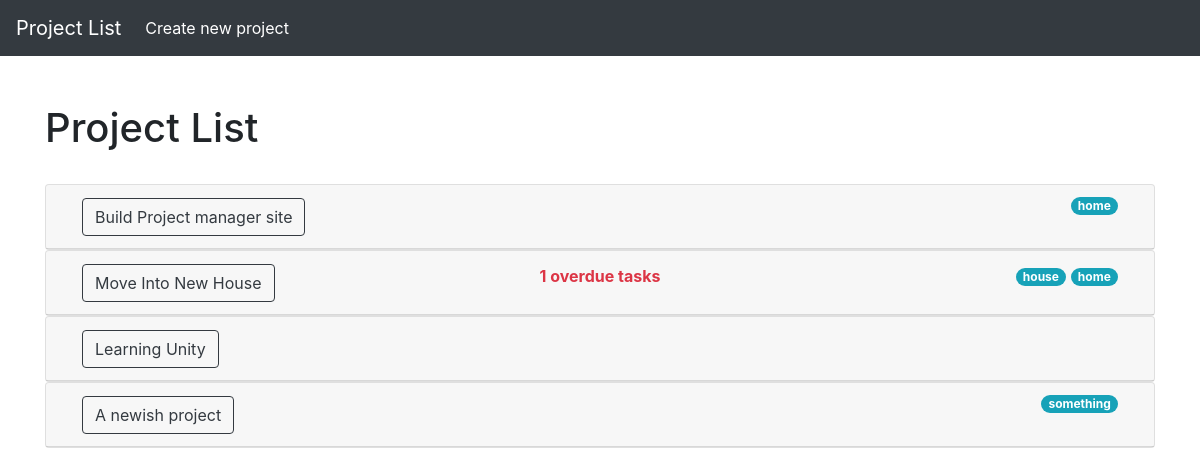
The app's page /projects/, older data.
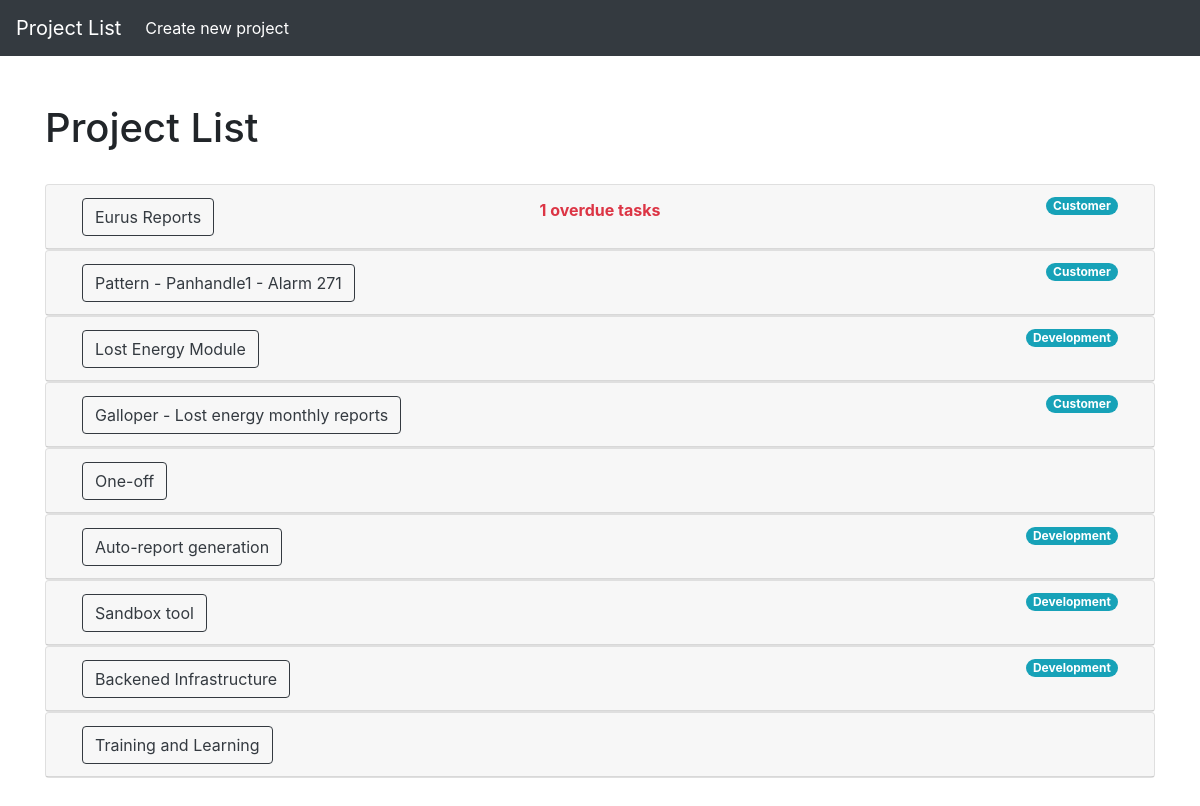
The same page, newer data.
### projects/models.py (models this page shows, shortened)
class Project(models.Model):
    name = models.CharField(max_length=200)
    description = models.TextField(blank=True, null=True)
    tags = TaggableManager(blank=True)
    completed = models.BooleanField(default=False)
    created_date = models.DateField(auto_now_add=True)
    due_date = models.DateField(blank=True, null=True)
    def is_tasklist_empty(self):
        active_tasks = Task.objects.filter(project=self.id,
                                           completed=False)
        return len(active_tasks) == 0
    def get_overdue_tasks(self):
        overdue_tasks = Task.objects.filter(project=self.id,
                                            completed=False,
                                            due_date__lte=timezone.now())
        return overdue_tasks

### projects/views.py (the view)
# urls.py: re_path(r'^projects/$', views.project_list, name='project_list'),
def project_list(request):
    projects = Project.objects.all()
    return render(request, 'projects/project_list.html', {'projects': projects})

### projects/models.py (called while the page is built)
    def __str__(self):
        return self.name

    def is_overdue(self):
        if self.due_date is not None:
            if not self.completed:
                if timezone.now() > self.due_date:
                    return True
        return False

    def completed_recently(self):
        if self.completed:
            if self.completed_date + timedelta(hours=12) > timezone.now():
                return True
        return False

### projects/templates/projects/project_list.html (shortened to what this page needs)
{% extends 'projects/base.html' %}
{% load static %}
{% block content %}
  <h1 class="page-header mt-5">Project List</h1>
  {% if projects %}
  <div id="project-accordian">
    {% include 'projects/includes/partial_project_list.html' %}
  </div>
  {% endif %}
{% endblock %}

### projects/templates/projects/base.html (shortened to what this page needs)
{% load bootstrap4 %}
{% load static %}
{% bootstrap_css %}
<!DOCTYPE html>
<html lang="en">
<head>
  <link rel="stylesheet" href="{% static 'projects/css/style.css' %}">
</head>
<body>
  {% include 'projects/header.html' %}
  <div class="container">
    {% block content %}
    {% endblock %}
  </div>
</body>
</html>

### projects/templates/projects/header.html (shortened to what this page needs)
<nav class="navbar navbar-expand-lg navbar-dark bg-dark">
  <a class="navbar-brand" href="#">Project List</a>
  <div class="collapse navbar-collapse" id="navbarNav">
    <ul class="navbar-nav mr-auto">
      <li class="nav-item active">
        <a class="nav-link js-create-project" href=# data-url="{% url 'projects:project_create' %}">Create new project <span class="sr-only">(current)</span></a>
      </li>
    </ul>
  </div>
</nav>

### projects/templates/projects/includes/partial_project_list.html (shortened to what this page needs)
{% load humanize %}
<div id="accordion" class="mt-4">
  {% for project in projects %}
    <div class="card">
      <div class="card-header btn" id="heading{{ forloop.counter }}" data-toggle="collapse" data-target="#collapse{{ forloop.counter }}" aria-expanded="false" aria-controls="collapse{{ forloop.counter }}">
        <div class="d-flex justify-content-between ">
          <div class="col col-md-4 text-left">
            <h5 class="mb-0">
              <button class="btn btn-outline-dark js-update-project" data-url="{% url 'projects:project_update' project.id %}">
                {{ project.name }}
              </button>
            </h5>
          </div>
          <div class="col col-md-4 ">
            {% if project.is_tasklist_empty %}
            <strong class="text-primary">No associated tasks</strong>
            {% elif project.get_overdue_tasks %}
            <strong class="text-danger"> {{ project.get_overdue_tasks.count }} overdue tasks</strong>
            {% endif %}
          </div>
          <div class="col col-md-4 text-right">
            {% for tag in project.tags.all %}
              <a class="badge badge-pill badge-info ">{{ tag }}</a>
            {% endfor %}
          </div>
        </div>
      </div>
    </div>
  {% endfor %}
</div>

Row changes from the older to the newer data that the page shows:
removed Project: name "Build Project manager site"
no longer on this page (row unchanged): Tag: name "home"
removed Project: name "Move Into New House", get_overdue_tasks.count "1"
no longer on this page (row unchanged): Tag: name "house", shown under "Move Into New House"
removed Project: name "Learning Unity"
removed Project: name "A newish project"
no longer on this page (row unchanged): Tag: name "something", shown under "A newish project"
added Project: name "Eurus Reports", get_overdue_tasks.count "1"
added Tag: name "Customer"
added Project: name "Pattern - Panhandle1 - Alarm 271"
added Project: name "Lost Energy Module"
added Tag: name "Development"
added Project: name "Galloper - Lost energy monthly reports"
added Project: name "One-off"
added Project: name "Auto-report generation"
added Project: name "Sandbox tool"
added Project: name "Backened Infrastructure"
added Project: name "Training and Learning"
